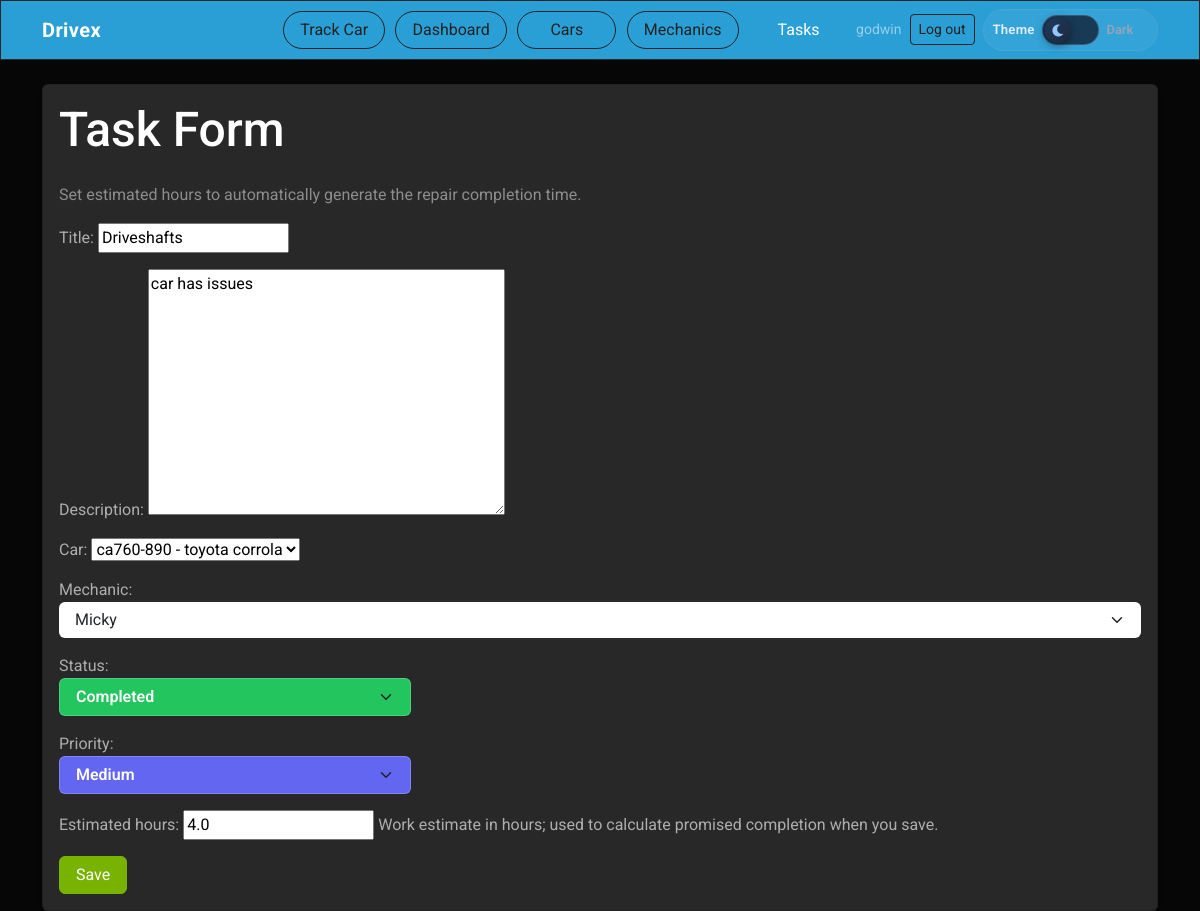
The page /tasks/1/update/ (signed in) on the database its author committed.
### taskapp/models.py (models this page shows, shortened)
class Task(models.Model):
    STATUS_CHOICES = [
        ('pending', 'Pending'),
        ('in_progress', 'In Progress'),
        ('completed', 'Completed'),
    ]
    PRIORITY_CHOICES = [
        ('low', 'Low'),
        ('medium', 'Medium'),
        ('high', 'High'),
    ]
    car = models.ForeignKey(
        Cars,
        on_delete=models.CASCADE,
        related_name='tasks'
    )
    mechanic = models.ForeignKey(
        Mechanic,
        on_delete=models.SET_NULL,
        null=True,
        blank=True,
        related_name='tasks'
    )
    title = models.CharField(max_length=200)
    description = models.TextField(blank=True)
    status = models.CharField(
        max_length=20,
        choices=STATUS_CHOICES,
        default='pending'
    )
    priority = models.CharField(
        max_length=10,
        choices=PRIORITY_CHOICES,
        default='medium'
    )
    estimated_hours = models.DecimalField(
        max_digits=4,
        decimal_places=1,
        null=True,
        blank=True,
        help_text='Work estimate in hours; used to calculate promised completion when you save.',
    )
    promised_completion_at = models.DateTimeField(null=True, blank=True)
    created_at = models.DateTimeField(auto_now_add=True)
    updated_at = models.DateTimeField(auto_now=True)
    class Meta:
        ordering = ['status', '-created_at']
    def save(self, *args, **kwargs):
        if self.estimated_hours:
            base_time = self.created_at or timezone.now()
            self.promised_completion_at = base_time + timedelta(
                hours=float(self.estimated_hours)
            )
        else:
            self.promised_completion_at = None
        super().save(*args, **kwargs)
        if self.mechanic_id and self.status != 'completed':
            Mechanic.objects.filter(pk=self.mechanic_id).update(
                is_manually_busy=False,
            )

### taskapp/views.py (the view)
# urls.py: path('tasks/<int:pk>/update/', views.TaskUpdateView.as_view(), name='task_update'),
class TaskUpdateView(ShopManagerRequiredMixin, UpdateView):
    model = Task
    form_class = TaskForm
    template_name = 'tasks/task_form.html'
    success_url = reverse_lazy('task_list')
    def get_queryset(self):
        return Task.objects.select_related('car', 'mechanic')

### taskapp/context_processors.py (called while the page is built, shortened)
def admin_mechanic_task_summary(request):
    try:
        admin_index = reverse('admin:index')
    except Exception:
        return {}
    if request.path.rstrip('/') != admin_index.rstrip('/'):
        return {}

def shop_roles(request):
    user = request.user
    role = resolve_shop_access_role(user) if user.is_authenticated else None
    return {
        'shop_role': role,
        'is_shop_manager': role == 'manager',
        'shop_mechanic': get_mechanic_profile(user) if user.is_authenticated else None,
    }

### taskapp/mixins.py (called while the page is built)
    def test_func(self):
        return is_shop_manager(self.request.user)

### taskapp/models.py (called while the page is built)
    def __str__(self):
        return f"{self.registration_number} - {self.make} {self.model}"

### taskapp/rbac.py (called while the page is built)
def is_shop_manager(user) -> bool:
    if not user.is_authenticated:
        return False
    if user.is_superuser:
        return True
    return user.groups.filter(name=MANAGER_GROUP).exists()

def get_mechanic_profile(user):
    if not user.is_authenticated:
        return None
    try:
        return user.mechanic_profile
    except ObjectDoesNotExist:
        return None

def resolve_shop_access_role(user) -> str | None:
    if not user.is_authenticated:
        return None
    if is_shop_manager(user):
        return 'manager'
    if get_mechanic_profile(user) is not None:
        return 'mechanic'
    return None

### taskapp/templates/tasks/task_form.html
{% extends 'base.html' %} {% block content %}
<div class="card shadow-sm">
  <div class="card-body">
    <h2 class="mb-4">Task Form</h2>
    <p class="text-muted mb-3">
      Set estimated hours to automatically generate the repair completion time.
    </p>
    <form method="post">
      {% csrf_token %} {{ form.as_p }}
      <button type="submit" class="btn btn-success">Save</button>
    </form>
  </div>
</div>
{% endblock %}

### taskapp/templates/base.html (shortened to what this page needs)
{% load static %}
<!doctype html>
<html lang="en">
  <head>
    <link
      rel="stylesheet"
      href="https://cdnjs.cloudflare.com/ajax/libs/font-awesome/5.15.4/css/all.min.css"
    />
    <link rel="stylesheet" href="{% static 'taskapp/css/site-theme.css' %}" />
  </head>
  <body class="bg-body text-body">
    <nav
      class="navbar navbar-expand-lg navbar-dark bg-primary mb-4 site-navbar"
    >
      <div
        class="container d-flex flex-wrap align-items-center justify-content-between gap-2"
      >
        <a
          class="navbar-brand"
          href="{% if shop_role == 'mechanic' %}{% url 'task_list' %}{% elif user.is_authenticated %}{% url 'home' %}{% else %}{% url 'login' %}{% endif %}"
          >Drivex</a
        >
        <div class="d-flex flex-wrap align-items-center gap-2 ms-lg-auto">
          <div class="site-nav-links">
          <a
            href="{% url 'customer_eta' %}"
            class="btn {% if request.path == '/track-car/' %}btn-primary{% else %}btn-outline-light{% endif %} me-2"
            >Track Car</a
          >
          {% if user.is_authenticated and shop_role %}
          {% if is_shop_manager %}
          <a
            href="{% url 'home' %}"
            class="btn {% if request.path == '/' %}btn-primary{% else %}btn-outline-light{% endif %} me-2"
            >Dashboard</a
          >
          <a
            href="{% url 'car_list' %}"
            class="btn {% if request.path|slice:':6' == '/cars/' %}btn-primary{% else %}btn-outline-light{% endif %} me-2"
            >Cars</a
          >
          <a
            href="{% url 'mechanic_list' %}"
            class="btn {% if request.path|slice:':12' == '/mechanics/' %}btn-primary{% else %}btn-outline-light{% endif %} me-2"
            >Mechanics</a
          >
          {% endif %}
          <a
            href="{% url 'task_list' %}"
            class="btn {% if request.path|slice:':7' == '/tasks/' %}btn-primary{% else %}btn-outline-light{% endif %}"
            >{% if shop_role == 'mechanic' %}My tasks{% else %}Tasks{% endif %}</a
          >
          {% endif %}
        </div>
        {% if user.is_authenticated %}
        <div class="d-flex align-items-center gap-2 flex-shrink-0">
          <span class="text-white-50 small d-none d-sm-inline">{{ user.username }}</span>
          <form method="post" action="{% url 'logout' %}" class="d-inline">
            <button type="submit" class="btn btn-outline-light btn-sm">Log out</button>
          </form>
        </div>
        {% endif %}
        <div class="theme-toggle-group" id="task-site-theme-toggle">
          <span class="theme-toggle-label">Theme</span>
          <label class="theme-switch" title="Toggle light theme">
            <span class="theme-switch-track">
              <span class="theme-switch-thumb">
                <i class="fas fa-moon theme-switch-icon-dark"></i>
              </span>
            </span>
          </label>
          <span id="task-site-theme-label" class="theme-toggle-mode">Dark</span>
        </div>
        </div>
      </div>
    </nav>
    <div class="container">{% block content %} {% endblock %}</div>
  </body>
</html>

### taskapp/static/taskapp/css/site-theme.css (style rules this page uses)
:root { --site-btn-start: #2563eb; --site-btn-end: #22d3ee; --site-btn-border: rgba(255, 255, 255, 0.14); --site-btn-shadow: rgba(37, 99, 235, 0.28); }
.theme-toggle-group { display: inline-flex; align-items: center; gap: 0.45rem; padding: 0.3rem 0.55rem 0.3rem 0.3rem; margin: 0; border: 1px solid rgba(148, 163, 184, 0.25); border-radius: 999px; background: rgba(255, 255, 255, 0.05); }
.theme-toggle-group .theme-toggle-label { color: #e5eefb; font-size: 0.82rem; font-weight: 600; letter-spacing: 0.02em; padding-left: 0.25rem; }
.theme-toggle-mode { color: #97a3b6; font-size: 0.8rem; font-weight: 600; min-width: 2.6rem; }
.theme-switch { position: relative; display: inline-block; width: 3.6rem; height: 1.9rem; margin: 0; cursor: pointer; flex-shrink: 0; }
.theme-switch-track { position: absolute; inset: 0; border-radius: 999px; background: rgba(15, 23, 42, 0.75); border: 1.5px solid rgba(148, 163, 184, 0.3); transition: background 0.25s ease, border-color 0.25s ease; display: block; overflow: visible; }
.theme-switch-thumb { position: absolute; top: 0.14rem; left: 0.14rem; width: 1.58rem; height: 1.58rem; border-radius: 50%; background: linear-gradient(135deg, #1e3a5f, #1e293b); color: #93c5fd; display: flex; align-items: center; justify-content: center; font-size: 0.75rem; box-shadow: 0 2px 8px rgba(0, 0, 0, 0.5); transition: transform 0.28s cubic-bezier(0.34, 1.56, 0.64, 1), background 0.25s ease; pointer-events: none; z-index: 1; }
.site-navbar { border-bottom: 1px solid rgba(0, 0, 0, 0.2); }
.site-navbar .navbar-brand { font-weight: 700; letter-spacing: 0.02em; }
.site-nav-links { display: flex; align-items: center; gap: 0.15rem; flex-wrap: wrap; }
.site-nav-links .btn { border-radius: 999px; min-width: 6.2rem; }
select.enum-task-status, select.enum-task-priority { max-width: 22rem; font-weight: 600; border-width: 1px; transition: background-color 0.2s ease, color 0.2s ease, border-color 0.2s ease; }
.enum-task-status--completed { background-color: #22c55e !important; border-color: rgba(255, 255, 255, 0.2) !important; color: #ffffff !important; }
.enum-task-priority--medium { background-color: #6366f1 !important; border-color: rgba(255, 255, 255, 0.2) !important; color: #ffffff !important; }
select.enum-task-status option, select.enum-task-priority option { background-color: #ffffff !important; color: #0f172a !important; font-weight: 600; }
select.enum-task-status option:checked, select.enum-task-status option:hover, select.enum-task-priority option:checked, select.enum-task-priority option:hover { background-color: #e2e8f0 !important; color: #0f172a !important; }

### rows shown on the page
Task: title "Driveshafts", description "car has issues", car "ca760-890 - toyota corrola", mechanic "Micky", status "Completed", priority "Medium", estimated_hours "4.0"

### other values the page prints
{{ user.username }} "godwin"
